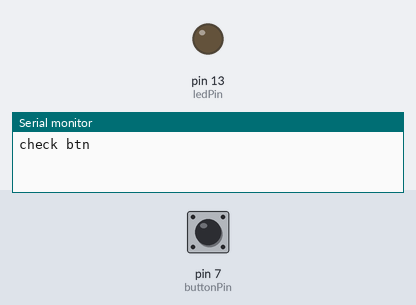
Bench run of a sketch on a simulated Arduino Uno, built with avr-gcc and run on an emulated ATmega328P. Shown: output pins drawn as LEDs (lit = HIGH), the last lines printed to the serial monitor. The test bench sets the inputs (shaded band); at power-on: pin 7 (buttonPin) HIGH.

Above: at 1.2 s.
1.3 s: pin 7 (buttonPin) pulled LOW for 3.2 s
At 3.6 s:
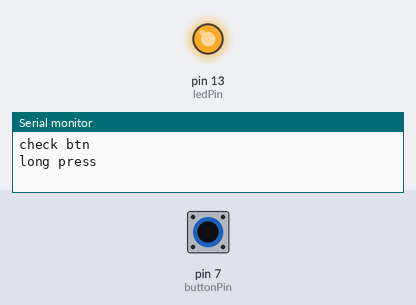
6.0 s: pin 7 (buttonPin) pulled LOW for 0.15 s
Timing chart, 0 to 9.0 s (numbered marks = the images above; inputs shaded):
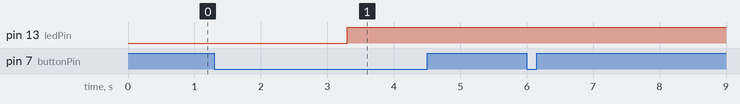

Measured:
- after the input at 1.3 s, pin 13 (ledPin): LOW → HIGH after 2.0 s

The sketch:

test_btn.ino
```cpp
#include <EEPROM.h>

int led = 13; // choose the pin for the LED
int btn = 7;   // choose the input pin (for a pushbutton)

int btn_state = 0;     // variable for reading the pin status

int addr = 0;
/*void setup() {
  // put your setup code here, to run once:

  Serial.begin(115200);

  Serial.println("test eprom");

  Serial.println(EEPROM.length());
  Serial.println(EEPROM.read(addr));

  pinMode(led, OUTPUT);  // declare LED as output
  pinMode(btn, INPUT);    // declare pushbutton as input
  digitalWrite(btn, HIGH); // connect internal pull-up
}*/

void loop() {
  // put your main code here, to run repeatedly:

/*
  val = digitalRead(inPin);  // read input value
  if (val == HIGH) {         // check if the input is HIGH (button released)
    digitalWrite(ledPin, LOW);  // turn LED OFF
  } else {
    digitalWrite(ledPin, HIGH);  // turn LED ON
  }*/

  checkButton();

}


/* Click and Press+Hold Test Sketch
By Jeff Saltzman
To keep input interfaces simple, I want to use a single button to:
1) click (fast press and release) for regular button use, and
2) press and hold to enter a configuration mode.
*/

#define buttonPin 7 // analog input pin to use as a digital input
#define ledPin 13 // digital output pin for LED indicator

#define debounce 20 // ms debounce period to prevent flickering when pressing or releasing the button
#define holdTime 2000 // ms hold period: how long to wait for press+hold event

// Button variables
int buttonVal = 0; // value read from button
int buttonLast = 0; // buffered value of the button's previous state
long btnDnTime; // time the button was pressed down
long btnUpTime; // time the button was released
boolean ignoreUp = false; // whether to ignore the button release because the click+hold was triggered

// LED variables
boolean ledVal = false; // state of LED


//=================================================


void setup()
{

// Set button input pin
pinMode(buttonPin, INPUT);
digitalWrite(buttonPin, HIGH );

// Set LED output pins
pinMode(ledPin, OUTPUT);
digitalWrite(ledPin, ledVal);

  Serial.begin(115200);

  Serial.println("check btn");

  //Serial.println(EEPROM.length());
  //Serial.println(EEPROM.read(addr));

}


//=================================================


void checkButton() {

  // Read the state of the button
  buttonVal = digitalRead(buttonPin);

  // Test for button pressed and store the down time
  if (buttonVal == LOW && buttonLast == HIGH && (millis() - btnUpTime) > long(debounce)) {
    btnDnTime = millis();
  }

  // Test for button release and store the up time
  if (buttonVal == HIGH && buttonLast == LOW && (millis() - btnDnTime) > long(debounce)) {
    if (ignoreUp == false) {
      //event1();
      Serial.println("short press");
    } else {
      ignoreUp = false;
    }
    btnUpTime = millis();
  }

  // Test for button held down for longer than the hold time
  if (buttonVal == LOW && (millis() - btnDnTime) > long(holdTime)) {
      Serial.println("long press");
    configure();
    ignoreUp = true;
    btnDnTime = millis();
  }

  buttonLast = buttonVal;
}


//=================================================
// Events to trigger by click and press+hold
/*
void event1()
{
ledVal1 = !ledVal1;
digitalWrite(ledPin1, ledVal1);
}*/

void configure() {
  ledVal = !ledVal;
  digitalWrite(ledPin, ledVal);
}
```
